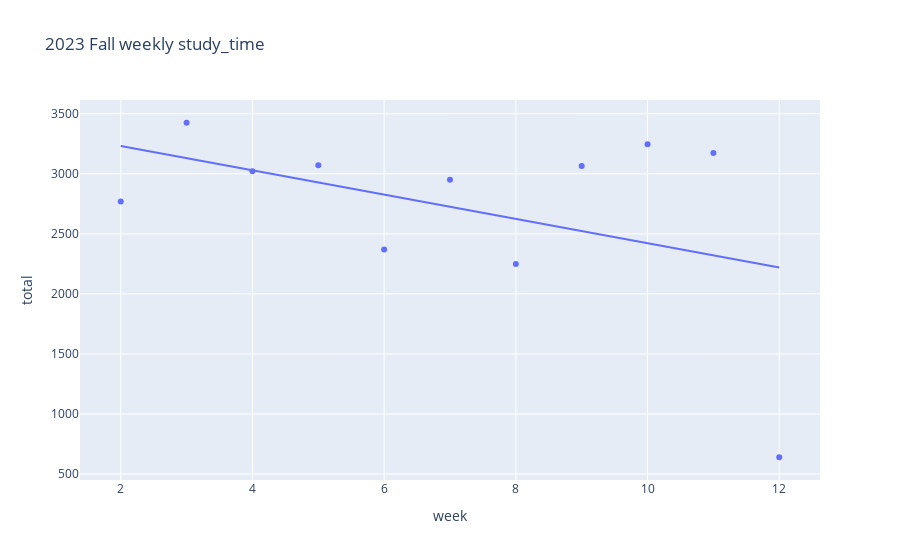

The notebook cell saved with this chart:
### Code cell
graph_fall_2023 = clean_study[clean_study['date'] >= pd.to_datetime('2023-9-1')].groupby('week').sum().reset_index()
px.scatter(graph_fall_2023, x='week',y='total', title='2023 Fall weekly study_time',trendline='ols')

### Figure 1 — Plotly figure (JSON) as saved in the notebook; plotly's stock layout.template omitted (floating-point values rounded to 4 significant figures)
{"data": [{"hovertemplate": "week=%{x}<br>total=%{y}<extra></extra>", "legendgroup": "", "marker": {"color": "#636efa", "symbol": "circle"}, "mode": "markers", "name": "", "orientation": "v", "showlegend": false, "type": "scatter", "x": [2, 3, 4, 5, 6, 7, 8, 9, 10, 11, 12], "xaxis": "x", "y": [2769, 3425, 3021, 3072, 2370, 2950, 2250, 3065, 3245, 3173, 640], "yaxis": "y"}, {"hovertemplate": "<b>OLS trendline</b><br>total = -101.045 * week + 3432.77<br>R<sup>2</sup>=0.186065<br><br>week=%{x}<br>total=%{y} <b>(trend)</b><extra></extra>", "legendgroup": "", "marker": {"color": "#636efa", "symbol": "circle"}, "mode": "lines", "name": "", "showlegend": false, "type": "scatter", "x": [2, 3, 4, 5, 6, 7, 8, 9, 10, 11, 12], "xaxis": "x", "y": [3231.0, 3130.0, 3029.0, 2928.0, 2826.0, 2725.0, 2624.0, 2523.0, 2422.0, 2321.0, 2220.0], "yaxis": "y"}], "layout": {"legend": {"tracegroupgap": 0}, "title": {"text": "2023 Fall weekly study_time"}, "xaxis": {"anchor": "y", "domain": [0, 1], "title": {"text": "week"}}, "yaxis": {"anchor": "x", "domain": [0, 1], "title": {"text": "total"}}}}
